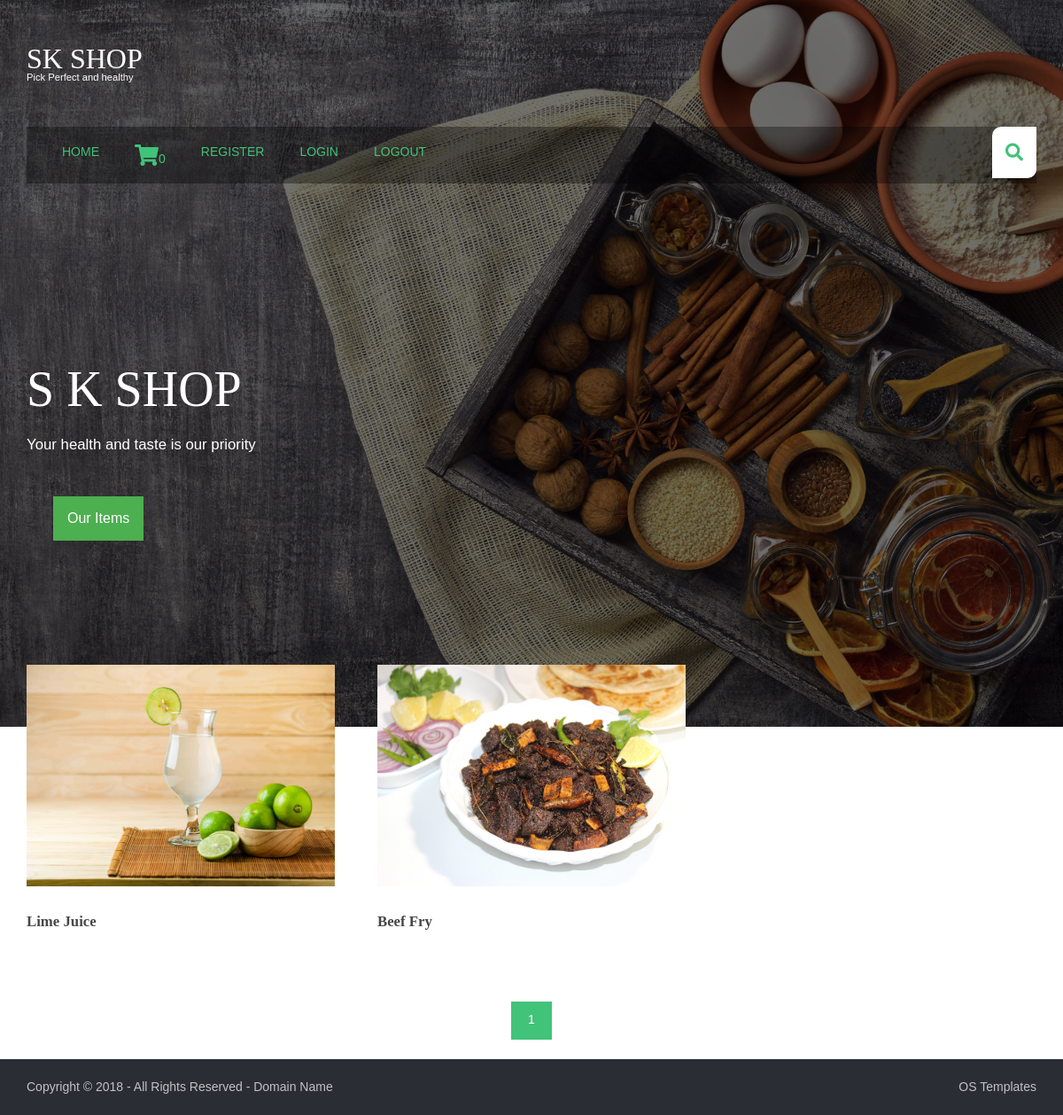
/, run on an earlier commit of the app's database.
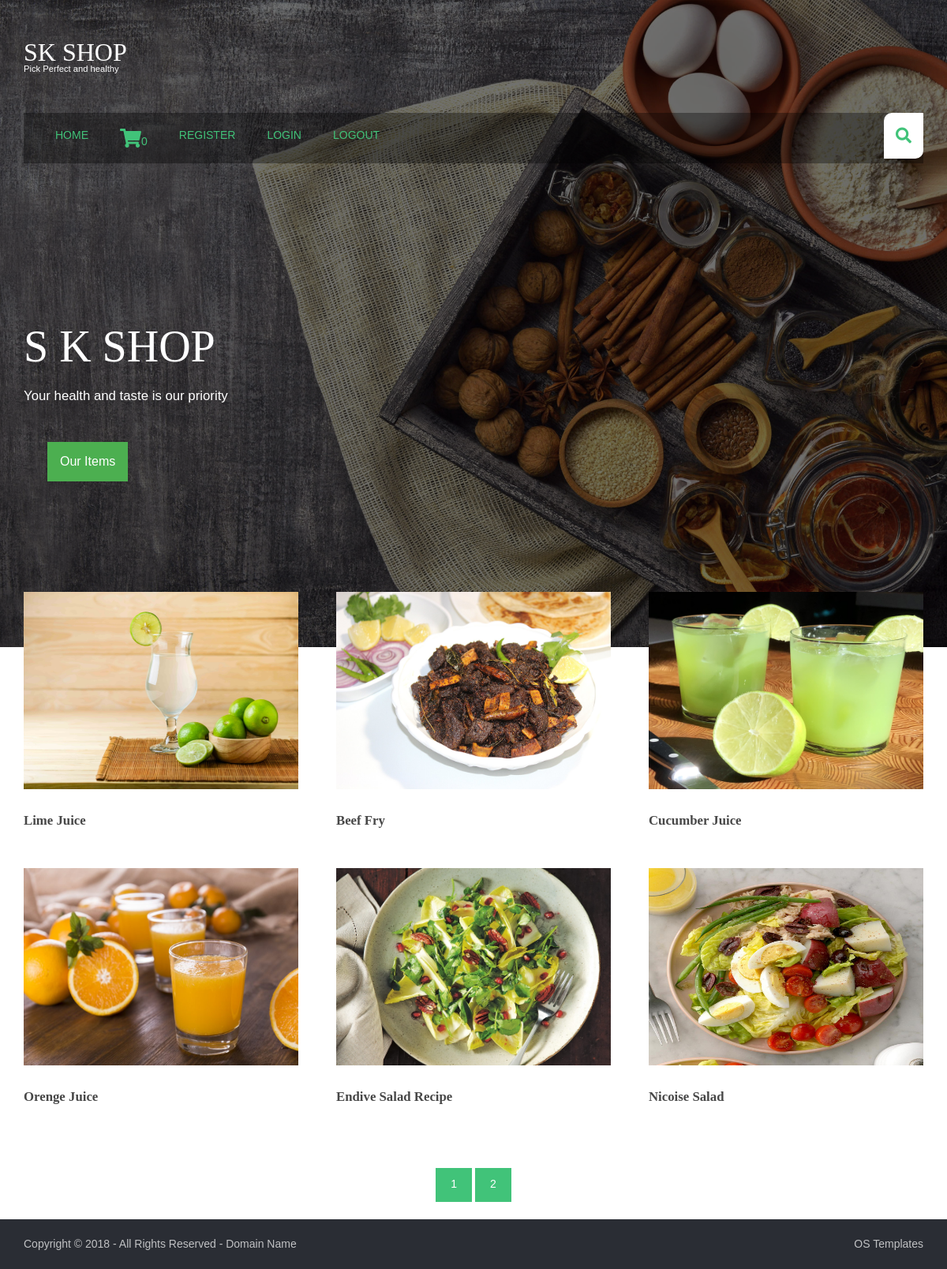
And on a later commit of the database.
### productapp/models.py (models this page shows, shortened)
class products(models.Model):
    name = models.CharField(max_length=150, unique=True)
    slug = models.SlugField(max_length=150, unique=True)
    img=models.ImageField(upload_to='product')
    desc=models.TextField()
    stock=models.IntegerField()
    available=models.BooleanField()
    price=models.IntegerField()
    category=models.ForeignKey(categ,on_delete=models.CASCADE)
    def get_url(self):
        return reverse('details',args=[self.category.slug,self.slug])

### productapp/views.py (the view)
# urls.py: path('',views.home,name='home'),
def home(request,c_slug=None):
    c_page = None
    prodt = None
    if c_slug != None:
        c_page=get_object_or_404(categ,slug=c_slug)
        prodt=products.objects.filter(category=c_page,available=True)
    else:
        prodt=products.objects.all().filter(available=True)
    cat=categ.objects.all()
    paginator=Paginator(prodt,6)
    try:
        page=int(request.GET.get('page','1'))
    except:
        page=1
    try:
        pro=paginator.page(page)
    except(EmptyPage,InvalidPage):
        pro=paginator.page(paginator.num_pages)
    return render(request,"home.html",{'pr':prodt,'ct':cat,'pg':pro})

### cartapp/context_processor.py (called while the page is built)
def count(request):
    item_count=0
    if 'admin' in request.path:
        return {}
    else:
        try:
            ct=cartlist.objects.filter(cart_id=c_id(request))
            cti=items.objects.all().filter(cart=ct[:1])
            for c in cti:
                item_count+=c.quan
        except cartlist.DoesNotExist:
            item_count=0
        return dict(itc=item_count)

### cartapp/views.py (called while the page is built)
def c_id(request):
    ct_id=request.session.session_key
    if not ct_id:
        ct_id=request.session.create()
    return ct_id

### productapp/models.py (called while the page is built)
    def get_url(self):
        return reverse('prod_cat',args=[self.slug])

### templates/home.html (shortened to what this page needs)
{% extends 'mainheader.html' %}
{% load static %}
{% block content%}
    <div id="searchform">
    </div>
  </section>
  <div id="pageintro" class="hoc clear">
    <article>
      <h3 class="heading">S K SHOP</h3>
      <p>Your health and taste is our priority</p>
    </article>
    <div class="dropdown">
  <button class="dropbtn">Our Items</button>
</div>
  </div>
</div>
  <main class="hoc container clear">
    <section id="introblocks">
      <ul class="nospace group">
        {% for i in pg.object_list %}
        <li class="one_third">
          <figure><a class="imgover" href="{{i.get_url}}"><img src="{{i.img.url}}" style="height:250px ;width:350px" alt=""></a>
            <figcaption>
              <h6 class="heading">{{i.name}}</h6>
            </figcaption>
          </figure>
        </li>
        {% endfor %}
      </ul>
    </section>
  </main>
<center>{% for p in pg.paginator.page_range %}
<a href="?page={{p}}" class="btn btn-danger btn-sm" {% if pg.number == p %} active {% endif %}>{{p}}</a>
{% endfor %}</center><br>
<div class="wrapper row5">
  <div id="copyright" class="hoc clear">
    <p class="fl_left">Copyright &copy; 2018 - All Rights Reserved - <a href="#">Domain Name</a></p>
    <p class="fl_right"> <a target="_blank" href="https://www.os-templates.com/" title="Free Website Templates">OS Templates</a></p>
  </div>
</div>
{% endblock %}

### templates/mainheader.html (shortened to what this page needs)
{% load static %}
<html lang="en">
<head>
<link href="{% static 'hm/layout/styles/layout.css' %}" rel="stylesheet" type="text/css" media="all">
</head>
<body>
<div class="bgded overlay" style="background-image:url('{% static 'hm/images/demo/backgrounds/s1.JPEG' %}');">
  <header id="header" class="hoc clear">
    <div id="logo" class="one_quarter first">
      <h1><a href="/">SK SHOP</a></h1>
      <p>Pick Perfect and healthy</p>
    </div>
  </header>
  <section id="navwrapper" class="hoc clear">
    <nav id="mainav">
      <ul class="clear">
        <li class="active"><a href="/">Home</a></li>
         <li class="active"><a href="{% url 'cartdetails' %}"><i style="font-size:24px" class="fa">&#xf07a;</i>{{itc}}</a></li>
         <li class="active"><a href="#">Register</a></li>
         <li class="active"><a href="#">Login</a></li>
         <li class="active"><a href="#">Logout</a></li>
      </ul>
    </nav>
    {% block content%}
    {% endblock %}
</body>
</html>

### static/hm/layout/styles/layout.css (style rules this page uses)
#header { padding:50px 0; }
#header #logo * { margin:0; padding:0; line-height:1; }
#header #logo h1 { font-size:32px; }
#header #logo p { font-size:.8rem; }
#navwrapper { padding:0 0 0 20px; }
#navwrapper #searchform { display:block; position:relative; float:right; height:58px; line-height:1; z-index:999; border-radius:10px 0; }
#navwrapper #searchform::after { display:block; height:58px; line-height:58px; padding:0 15px; font-size:20px; font-family:"Font Awesome 5 Free"; font-weight:900; content:"\f002"; }
#navwrapper #searchform ::placeholder { text-transform:capitalize; }
#pageintro { padding:180px 0; }
#pageintro article { display:block; max-width:55%; }
#pageintro .heading { margin-bottom:20px; font-size:4rem; }
#pageintro p:last-of-type { font-size:1.2rem; }
.container { padding:80px 0; }
#introblocks { display:block; position:relative; margin:-150px 0 0 0; z-index:1; }
#introblocks > ul > li { margin-bottom:50px; }
#introblocks > ul > li:nth-last-child(-n+3) { margin-bottom:0; }
#introblocks > ul > li:nth-child(3n+1) { margin-left:0; clear:left; }
#introblocks figure figcaption { display:block; padding:30px 0 0 0; }
#introblocks figure figcaption .heading { font-size:1.2rem; font-weight:700; margin-bottom:0; }
#copyright { padding:20px 0; }
#copyright * { margin:0; padding:0; }
*, *::before, *::after { transition:all .3s ease-in-out; }
nav ul, nav ol { margin:0; padding:0; list-style:none; }
#mainav, #breadcrumb, .sidebar nav { line-height:normal; }
#mainav { display:block; float:left; }
#mainav ul { text-transform:uppercase; }
#mainav li { display:block; float:left; position:relative; margin:0; padding:0; }
#mainav li:last-child { margin-right:0; }
#mainav li a { display:block; padding:20px; }
body { color:#474747; background-color:#FFFFFF; }
a { color:#41C379; }
.overlay { color:#FFFFFF; background-color:inherit; }
.overlay::after { color:inherit; background-color:rgba(0,0,0,.55); }
.btn, .btn.inverse:hover { color:#FFFFFF; background-color:#41C379; border-color:#41C379; }
.imgover, .imgover:hover::after { color:#41C379; }
.row5, .row5 a { color:#C1C2C4; background-color:#2A2D34; }
#header #logo a { color:inherit; }
#navwrapper { color:#FFFFFF; background-color:rgba(0,0,0,.35); }
#navwrapper #searchform { color:#41C379; background:#FFFFFF; }
#pageintro { color:#FFFFFF; }
#mainav li a { color:inherit; }
#mainav .active a, #mainav a:hover, #mainav li:hover > a { color:#41C379; background-color:inherit; }
@media screen and (min-width:1140px) { .hoc { max-width:1140px; } }

### templates/mainheader.html (style rules this page uses)
.dropbtn { background-color: #4CAF50; color: white; padding: 16px; font-size: 16px; border: none; cursor: pointer; }
.dropdown { position: relative; display: inline-block; padding: 30px; }

What changed in the data, as far as the page shows it:
added products: img (picture), name "Cucumber Juice"
added products: img (picture), name "Orenge Juice"
added products: img (picture), name "Endive Salad Recipe"
added products: img (picture), name "Nicoise Salad"
Also different on the page:
new list line: "2"
